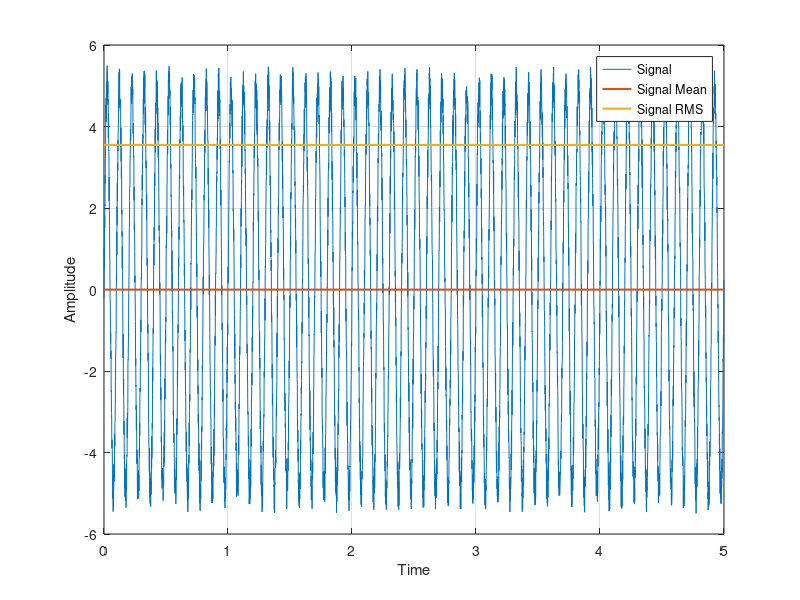

The MATLAB source for this figure:
Time = 0:0.001:5;
T = Time(2)-Time(1);             % Sampling period
Fs = 1/T;                        % Sampling frequency
L = numel(Time);                 % Length of signal
Disp_Data = 5*(sin(10*2*pi*Time)+0.1*((rand(1,L)-0.5)*2));
M_data = mean(Disp_Data);
RMS_data = rms(Disp_Data);
figure
plot(Time, Disp_Data)
hold on
plot(xlim, [1 1]*M_data, 'LineWidth',1.5)
plot(xlim, [1 1]*RMS_data, 'LineWidth',1.5)
hold off
grid
xlabel('Time')
ylabel('Amplitude')
legend('Signal', 'Signal Mean', 'Signal RMS')